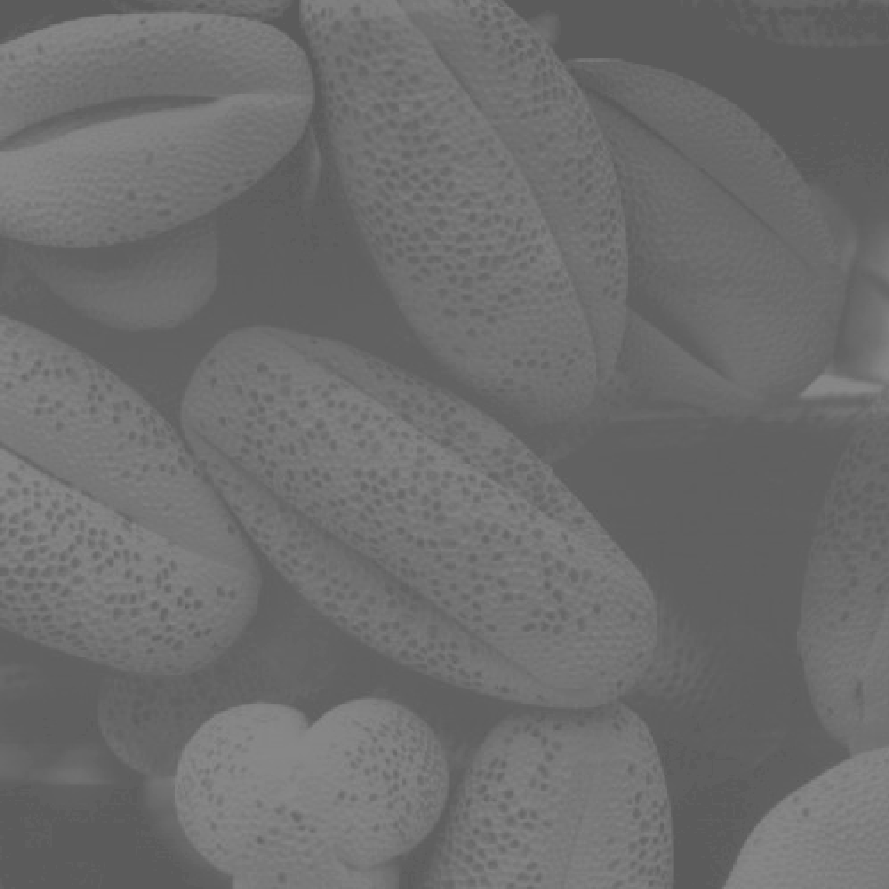
#> input picture BasicIntensityTransformations/ContrastStretching/input.jpg, 889 x 889 px
$ python contrastStretching.py
#> lines starting #> are read from the running program, lines starting #| are printed output that depends on the picture
# -*- coding: utf-8 -*-
"""
Created on Tue Jan 18 04:00:43 2022

@author: Taif
"""

import cv2
import numpy as np
import matplotlib.pyplot as plt

def readImage(dirOfFile):
#> called with dirOfFile = 'input.jpg'
    img = cv2.imread(dirOfFile)
#> img is the input picture: shape (889, 889, 3); min 91, max 138, mean 109.1
    return img

def toGray(img):
    grayImage = cv2.cvtColor(img, cv2.COLOR_BGR2GRAY)
    return grayImage

def display(img, title = 'Image', cmap_type = 'gray'):
    plt.imshow(img, cmap = cmap_type)
    plt.title(title)
    plt.axis('off')
    plt.show()

def showHistogramOf(img, title = "histogram"):
#> called with title = 'Histogram of input image'
    plt.hist(img.ravel(), 256, [0, 256])
    plt.title(title)
    plt.show()
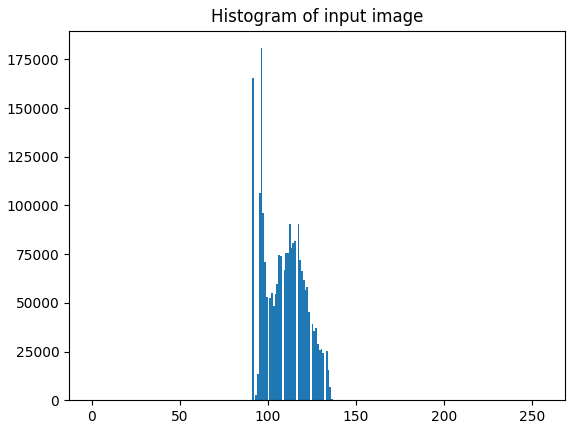
#> figure drawn by matplotlib, 1 panel; tallest bar 180741 high, from x = 96 to 97

def saveImage(dir_, img):
    cv2.imwrite(dir_, img)

def wait():
    cv2.waitKey(0)
    cv2.destroyAllWindows()

def contrastStretch(img, s1, s2):
#> called with s1 = 0, s2 = 255
    n = img.shape[1]
#> n = 889
    m = img.shape[2]
#> m = 3
    output = img.copy()

    for c in range(img.shape[0]):
        r2 = img[c].max()
        r1 = img[c].min()

        for i in range(n):
            for j in range(m):
                output[c].itemset((i, j), (s2 - s1) * (img[c].item(i, j) - r1) / (r2 - r1) + s1)
#> this loop made 889 passes
#> r2 on passes 1 to 3: 130, 129, 129

    return output

def main():
    input_ = readImage("input.jpg")
    display(input_, "Input image")
    showHistogramOf(input_, "Histogram of input image")
    output_ = contrastStretch(input_, 0, 255)
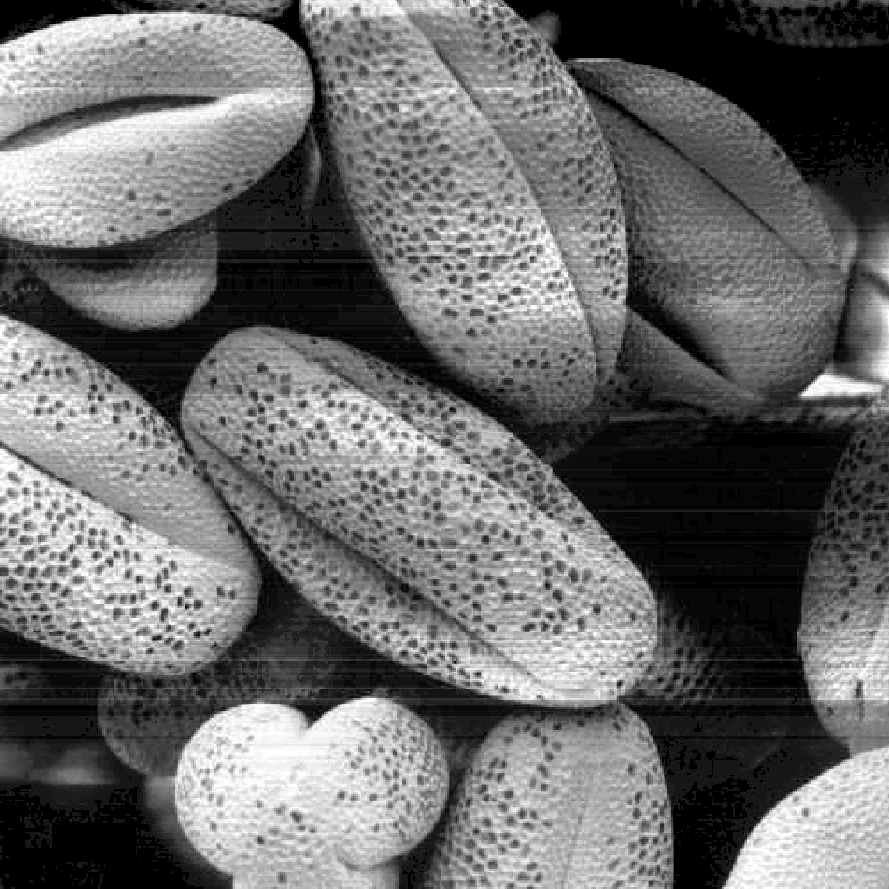
#> output_: shape (889, 889, 3); min 0, max 255, mean 106.7
    display(output_, "Output image")
    showHistogramOf(output_, "Histogram of output image")
#> call 2 of showHistogramOf, with title = 'Histogram of output image'
#> in showHistogramOf (call 2), `plt.show()`:
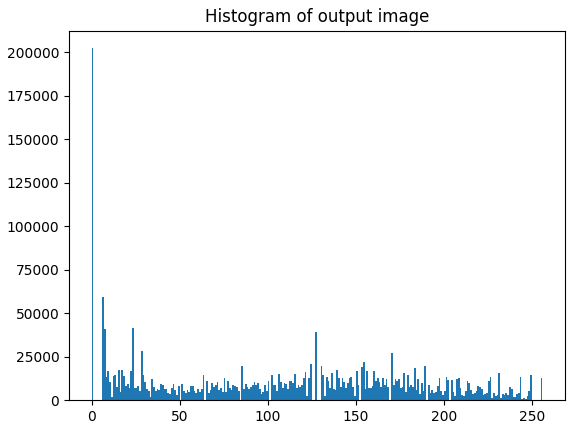
#> figure drawn by matplotlib, 1 panel; tallest bar 202278 high, from x = 0 to 1
    saveImage("output.jpg", output_)

    wait()

main()
